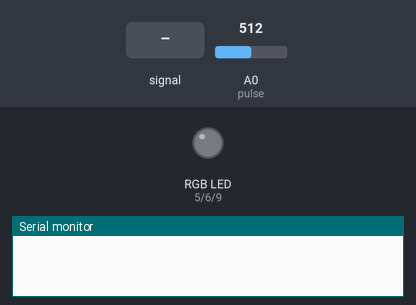
The sketch below on a simulated Arduino Nano, built with avr-gcc and run on an emulated ATmega328P. Shown: an RGB LED mixed from three pins (HIGH = lit), the last lines printed to the serial monitor. The inputs (shaded band) are chosen by the test bench; at power-on: A0 (pulse) = 512. Dim RGB values are drawn brighter than linear.

Above: at 1.2 s.
1.3 s: A0 (pulse) fed a 200 Hz sine of ±255 counts around its level
4.3 s: A0 (pulse) fed a 2 Hz sine of ±306 counts around its level
At 5.13 s:
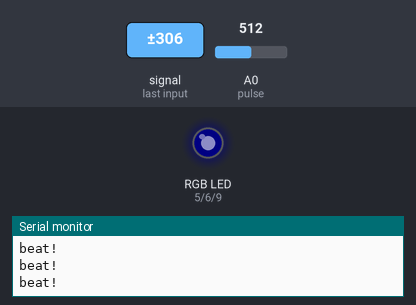
7.3 s: A0 (pulse) set to 610
At 8.1 s:
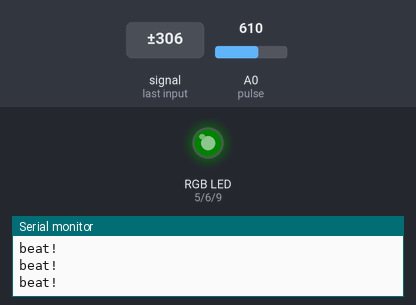
8.8 s: A0 (pulse) fed a 1000 Hz sine of ±255 counts around its level
At 9.9 s:
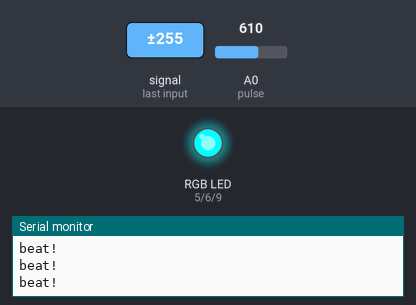
At 11.1 s:
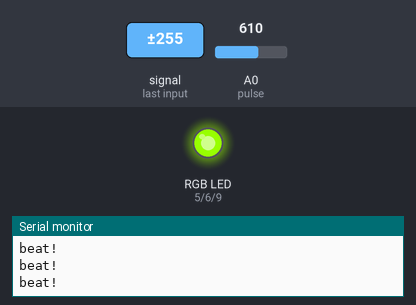
11.8 s: A0 (pulse) fed a 2 Hz sine of ±306 counts around its level
14.8 s: A0 (pulse) fed a 50 Hz sine of ±306 counts around its level
Timing chart, 0 to 17.1 s (numbered marks = the images above; inputs shaded):
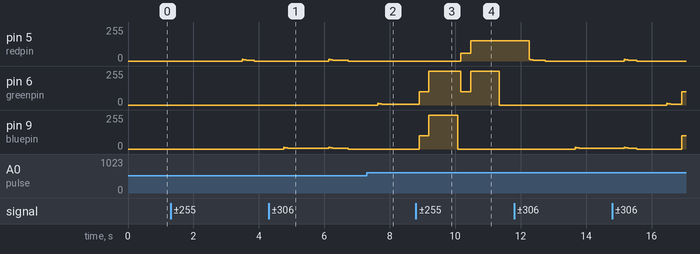

Measured:
- after the input at 4.3 s, pin 5 (redpin): stays 0/255 (without the input it goes to 161/255 after 1.4 s)
- after the input at 7.3 s, pin 9 (bluepin): stays 0/255 (without the input it goes to 99/255 after 1.0 s)
- after the input at 8.8 s, pin 5 (redpin): 0/255 → 59/255 after 1.4 s, → 152/255 0.31 s later; pin 6 (greenpin): 6/255 → 99/255 after 0.10 s, → 254/255 0.30 s later, → 99/255 0.97 s later, → 254/255 0.31 s later, … (5 changes in this stretch); pin 9 (bluepin): 0/255 → 99/255 after 0.10 s, → 254/255 0.30 s later, → 0/255 0.87 s later

The sketch:

heartbeat_with_rgb.ino
```cpp
int redpin=5;                       //red is connected to D5 of arduino nano
int greenpin=6;                     //green is connected to D6 of arduino nano
int bluepin=9;                      //blue is connected to D9 of arduino nano
int pulse=A0;                       //pulse rate sensor is connected to A0 of arduino nano

int brightness=0;                   //initial brightness of rgb strip
int color=0;                        // color value defines which color is selected
int red=1,blue=2,pink=3,green=4,cyan=5,yellow=6;    //defined colors
void setup() {

                                    //defining rgb pins as OUTPUT and pulse pin as INPUT

pinMode(redpin,OUTPUT);
pinMode(greenpin,OUTPUT);
pinMode(bluepin,OUTPUT);
pinMode(pulse,INPUT);
Serial.begin(9600);
}

void rgb();                           //rgb function displays beat on RGB LED strip
int beat();                           //beat function returns 1 if beat is deected at sensor
void loop() {


while(beat()==0);                     //wait till beat is detected

rgb();                                //displays fading beat effect on RGB LED strip
color++;                              //changes color for next beat
if(color==7)
color=red;

}


void rgb()
{
  analogWrite(redpin,0);
  analogWrite(greenpin, 0);
  analogWrite(bluepin,0);

  fade(100, 1, 1);
  fade(30, 1, 1.5);
 // while(beat()==0);
  fade(255, 1, 1);
  fade(30, 1, 2);
  fade(15, 1, 4);
  fade(10, 1, 8);
  fade(8, 1, 20);
  fade(7, 1, 40);
  fade(6, 1, 80);
  fade(5, 1, 160);


//  delay(500);
}

void fade(int fadeTo, int fadeSpeed, float delayTime) {
  if (fadeTo > brightness) {
    while (brightness < fadeTo) {

      if(color==red)
      analogWrite(redpin, brightness);

      else if(color==green)
      analogWrite(greenpin, brightness);

      else if(color==blue)
      analogWrite(bluepin, brightness);

      else if(color==pink)
      {
      analogWrite(redpin, brightness);
      analogWrite(bluepin, brightness);
      }
      else if(color==cyan)
      {
      analogWrite(greenpin, brightness);
      analogWrite(bluepin, brightness);
      }
       else if(color==yellow)
      {
      analogWrite(greenpin, brightness);
      analogWrite(redpin, brightness*0.6);
      }

      brightness+=fadeSpeed;
      delay(delayTime);
    }
  }
  else {
    while (brightness > fadeTo) {

      if(color==red)
      analogWrite(redpin, brightness);

      else if(color==green)
      analogWrite(greenpin, brightness);

      else if(color==blue)
      analogWrite(bluepin, brightness);

      else if(color==pink)
      {
      analogWrite(redpin, brightness);
      analogWrite(bluepin, brightness);
      }

      brightness-=fadeSpeed;
       delay(delayTime);
}

}
}


int beat()
{

int value=analogRead(pulse);

  if(value>=700)
{


 Serial.println("beat!");
 while((analogRead(pulse)>=600));
  return 1;

}
else return 0;
}

//void fade(int r,int g,int b)
//{
//  while(r>0||g>0||b>0)
//  {
//    led(r,g,b);
//    delay(10);
//
//    if(r>0)
//    r=r-9;
//
//    if(g>0)
//    g=g-9;
//
//    if(b>0)
//    b=b-9;
//
//  }
//  led(0,0,0);
//}
```
